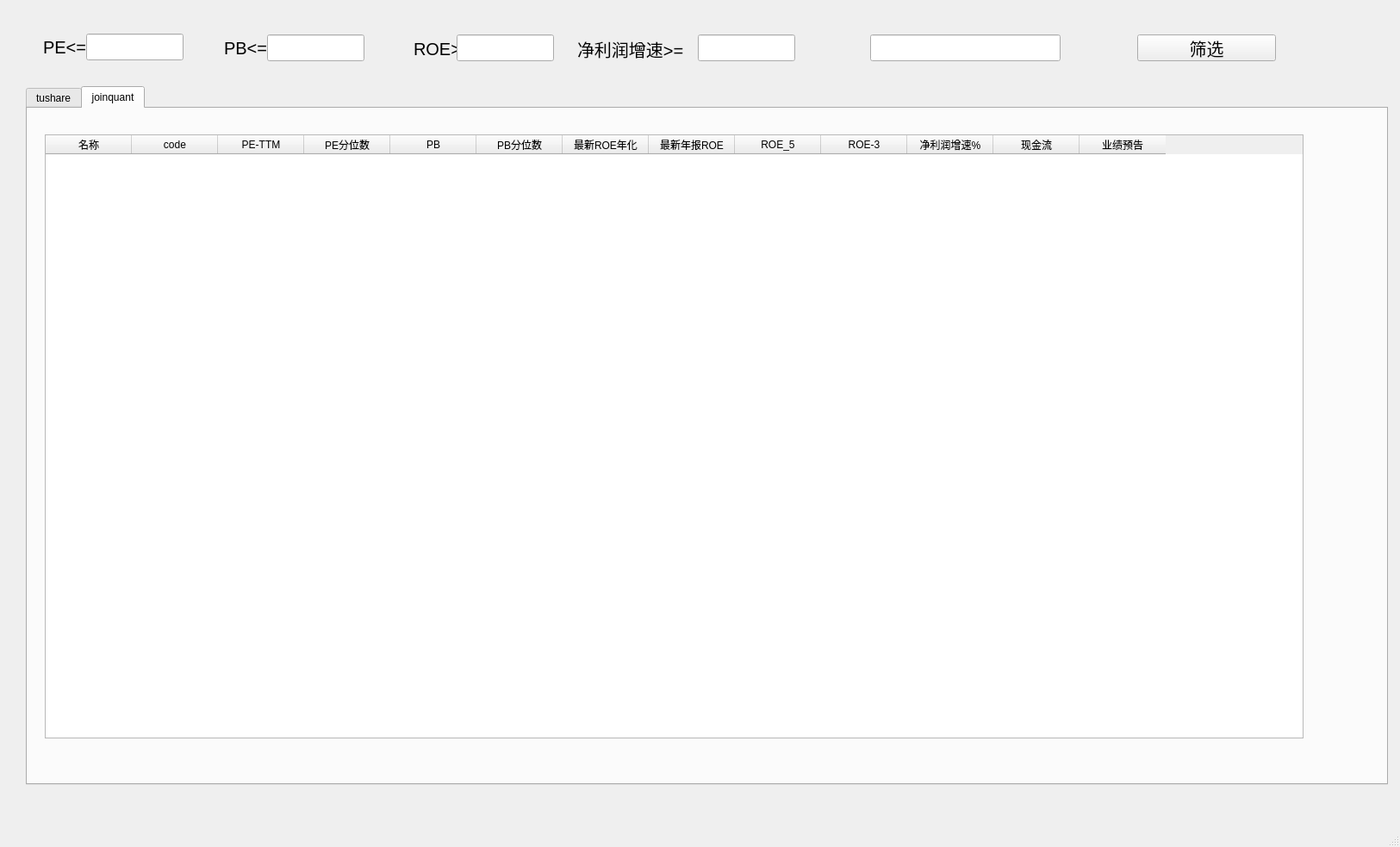
<?xml version="1.0" encoding="UTF-8"?>
<ui version="4.0">
 <class>MainWindow</class>
 <widget class="QMainWindow" name="MainWindow">
  <property name="geometry">
   <rect>
    <x>0</x>
    <y>0</y>
    <width>1625</width>
    <height>983</height>
   </rect>
  </property>
  <property name="windowTitle">
   <string>MainWindow</string>
  </property>
  <widget class="QWidget" name="centralwidget">
   <widget class="QLabel" name="label">
    <property name="geometry">
     <rect>
      <x>50</x>
      <y>40</y>
      <width>81</width>
      <height>31</height>
     </rect>
    </property>
    <property name="font">
     <font>
      <pointsize>15</pointsize>
     </font>
    </property>
    <property name="text">
     <string>PE&lt;=</string>
    </property>
   </widget>
   <widget class="QLineEdit" name="lineEdit">
    <property name="geometry">
     <rect>
      <x>100</x>
      <y>39</y>
      <width>113</width>
      <height>31</height>
     </rect>
    </property>
    <property name="font">
     <font>
      <pointsize>15</pointsize>
     </font>
    </property>
   </widget>
   <widget class="QLabel" name="label_2">
    <property name="geometry">
     <rect>
      <x>260</x>
      <y>41</y>
      <width>81</width>
      <height>31</height>
     </rect>
    </property>
    <property name="font">
     <font>
      <pointsize>15</pointsize>
     </font>
    </property>
    <property name="text">
     <string>PB&lt;=</string>
    </property>
   </widget>
   <widget class="QLineEdit" name="lineEdit_2">
    <property name="geometry">
     <rect>
      <x>310</x>
      <y>40</y>
      <width>113</width>
      <height>31</height>
     </rect>
    </property>
    <property name="font">
     <font>
      <pointsize>15</pointsize>
     </font>
    </property>
   </widget>
   <widget class="QLabel" name="label_3">
    <property name="geometry">
     <rect>
      <x>480</x>
      <y>41</y>
      <width>81</width>
      <height>31</height>
     </rect>
    </property>
    <property name="font">
     <font>
      <pointsize>15</pointsize>
     </font>
    </property>
    <property name="text">
     <string>ROE&gt;=</string>
    </property>
   </widget>
   <widget class="QLineEdit" name="lineEdit_3">
    <property name="geometry">
     <rect>
      <x>530</x>
      <y>40</y>
      <width>113</width>
      <height>31</height>
     </rect>
    </property>
    <property name="font">
     <font>
      <pointsize>15</pointsize>
     </font>
    </property>
   </widget>
   <widget class="QLabel" name="label_4">
    <property name="geometry">
     <rect>
      <x>670</x>
      <y>41</y>
      <width>131</width>
      <height>31</height>
     </rect>
    </property>
    <property name="font">
     <font>
      <pointsize>15</pointsize>
     </font>
    </property>
    <property name="text">
     <string>净利润增速&gt;=</string>
    </property>
   </widget>
   <widget class="QLineEdit" name="lineEdit_4">
    <property name="geometry">
     <rect>
      <x>810</x>
      <y>40</y>
      <width>113</width>
      <height>31</height>
     </rect>
    </property>
    <property name="font">
     <font>
      <pointsize>15</pointsize>
     </font>
    </property>
    <property name="text">
     <string/>
    </property>
   </widget>
   <widget class="QLineEdit" name="lineEdit_5">
    <property name="geometry">
     <rect>
      <x>1010</x>
      <y>40</y>
      <width>221</width>
      <height>31</height>
     </rect>
    </property>
    <property name="font">
     <font>
      <pointsize>15</pointsize>
     </font>
    </property>
    <property name="text">
     <string/>
    </property>
   </widget>
   <widget class="QPushButton" name="pushButton">
    <property name="geometry">
     <rect>
      <x>1320</x>
      <y>40</y>
      <width>161</width>
      <height>31</height>
     </rect>
    </property>
    <property name="font">
     <font>
      <pointsize>15</pointsize>
     </font>
    </property>
    <property name="text">
     <string>筛选</string>
    </property>
   </widget>
   <widget class="QTabWidget" name="tabWidget">
    <property name="geometry">
     <rect>
      <x>30</x>
      <y>100</y>
      <width>1581</width>
      <height>811</height>
     </rect>
    </property>
    <property name="currentIndex">
     <number>1</number>
    </property>
    <widget class="QWidget" name="tab">
     <attribute name="title">
      <string>tushare</string>
     </attribute>
     <widget class="QTableWidget" name="tableWidget">
      <property name="geometry">
       <rect>
        <x>10</x>
        <y>40</y>
        <width>1511</width>
        <height>711</height>
       </rect>
      </property>
      <column>
       <property name="text">
        <string>code</string>
       </property>
      </column>
      <column>
       <property name="text">
        <string>name</string>
       </property>
      </column>
      <column>
       <property name="text">
        <string>pb</string>
       </property>
      </column>
      <column>
       <property name="text">
        <string>pe</string>
       </property>
      </column>
      <column>
       <property name="text">
        <string>pe_ttm</string>
       </property>
      </column>
      <column>
       <property name="text">
        <string>ROE-3</string>
       </property>
      </column>
      <column>
       <property name="text">
        <string>ROE-5</string>
       </property>
      </column>
      <column>
       <property name="text">
        <string>roe</string>
       </property>
      </column>
      <column>
       <property name="text">
        <string>净利润增速</string>
       </property>
      </column>
      <column>
       <property name="text">
        <string>净利润增速3</string>
       </property>
      </column>
      <column>
       <property name="text">
        <string>净利润增速5</string>
       </property>
      </column>
      <column>
       <property name="text">
        <string>资产负债率</string>
       </property>
      </column>
      <column>
       <property name="text">
        <string>每股经营性现金流量</string>
       </property>
      </column>
     </widget>
    </widget>
    <widget class="QWidget" name="tab_2">
     <attribute name="title">
      <string>joinquant</string>
     </attribute>
     <widget class="QTableWidget" name="tableWidget_2">
      <property name="geometry">
       <rect>
        <x>20</x>
        <y>30</y>
        <width>1461</width>
        <height>701</height>
       </rect>
      </property>
      <column>
       <property name="text">
        <string>名称</string>
       </property>
      </column>
      <column>
       <property name="text">
        <string>code</string>
       </property>
      </column>
      <column>
       <property name="text">
        <string>PE-TTM</string>
       </property>
      </column>
      <column>
       <property name="text">
        <string>PE分位数</string>
       </property>
      </column>
      <column>
       <property name="text">
        <string>PB</string>
       </property>
      </column>
      <column>
       <property name="text">
        <string>PB分位数</string>
       </property>
      </column>
      <column>
       <property name="text">
        <string>最新ROE年化</string>
       </property>
      </column>
      <column>
       <property name="text">
        <string>最新年报ROE</string>
       </property>
      </column>
      <column>
       <property name="text">
        <string>ROE_5</string>
       </property>
      </column>
      <column>
       <property name="text">
        <string>ROE-3</string>
       </property>
      </column>
      <column>
       <property name="text">
        <string>净利润增速%</string>
       </property>
      </column>
      <column>
       <property name="text">
        <string>现金流</string>
       </property>
      </column>
      <column>
       <property name="text">
        <string>业绩预告</string>
       </property>
      </column>
     </widget>
    </widget>
   </widget>
  </widget>
  <widget class="QMenuBar" name="menubar">
   <property name="geometry">
    <rect>
     <x>0</x>
     <y>0</y>
     <width>1625</width>
     <height>23</height>
    </rect>
   </property>
  </widget>
  <widget class="QStatusBar" name="statusbar"/>
 </widget>
 <resources/>
 <connections/>
</ui>
